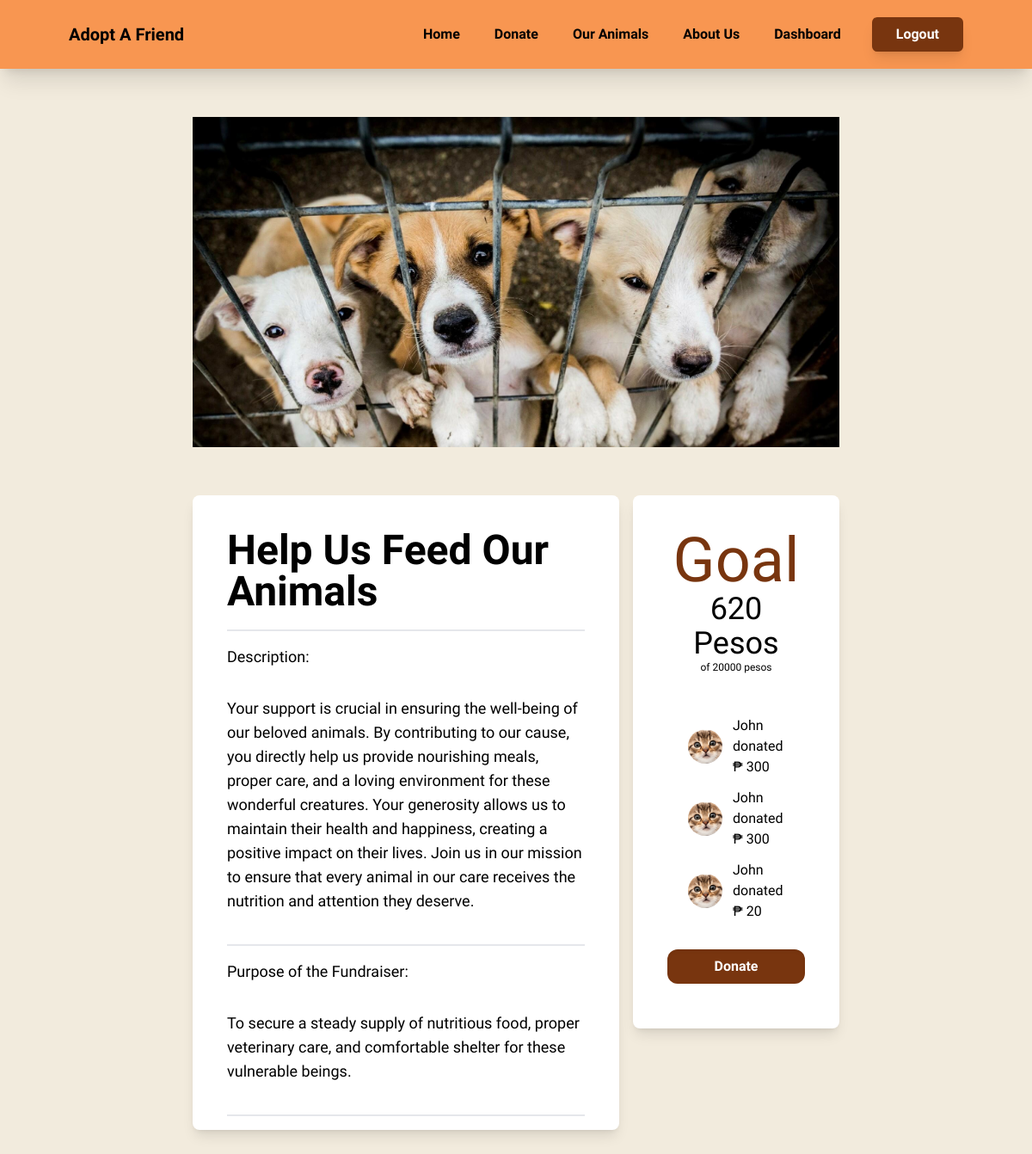
The app's page /campaign/CAMPAIGN0001/ (signed in) with its own data.
### donation/models.py (models this page shows)
class FundraisingCampaign(models.Model):
    campaignId = models.CharField(max_length=20, default=generate_campaign_key, primary_key=True, unique=True)
    campaignName = models.CharField(max_length=50, null=False, blank=False, unique=True)
    campaignDescription = models.TextField(max_length=800, blank=True, null=True)
    campaignGoal = models.DecimalField(max_digits=8, null=False, decimal_places=2)
    campaignPurpose = models.TextField(max_length=200, null=False, blank=False, default="")
    campaignImage = models.ImageField(upload_to='static/image/campaign_img')

class Donation(models.Model):
    donationId = models.CharField(max_length=15, default=generate_donation_key, primary_key=True, unique=True)
    campaign = models.ForeignKey(FundraisingCampaign, null=False, blank=False, on_delete=models.CASCADE)
    user = models.ForeignKey(Users, null=False, blank=False, on_delete=models.CASCADE)
    donationAmount = models.DecimalField(max_digits=8, null=False, decimal_places=2)

### users/models.py (models this page shows, shortened)
class Users(AbstractBaseUser, PermissionsMixin):
    email = models.EmailField(unique=True, blank=False, null=False)
    first_name = models.CharField(max_length=50, blank=False, null=False)
    last_name = models.CharField(max_length=50, blank=False, null=False)
    age = models.IntegerField(blank=False, null=False)
    gender = models.CharField(max_length=20, blank=False, null=False, choices=GENDER_CHOICES, default="")
    date_of_birth = models.DateField(blank=False, null=False)
    home_address = models.CharField(max_length=200, blank=False, null=False)
    contact_num = models.CharField(max_length=15, blank=False, null=False)
    user_bio = models.TextField(max_length=500, blank=True, null=True)
    date_joined = models.DateTimeField(default=timezone.now)
    is_staff = models.BooleanField(default=False)
    is_active = models.BooleanField(default=False)
    slug = models.SlugField(blank=True)
    image = models.ImageField(default='static/default.png', upload_to='static/profile_pics')
    objects = CustomAccountManager()
    USERNAME_FIELD = 'email'
    REQUIRED_FIELDS = ['first_name', 'last_name', 'gender' ,'date_of_birth', 'home_address', 'contact_num']

### donation/views.py (the view)
# urls.py: path('campaign/<str:campaign_id>/', views.campaign_details, name='campaign_details'),
def campaign_details(request, campaign_id):
    campaign = get_object_or_404(FundraisingCampaign, campaignId=campaign_id)
    recent_donors = Donation.objects.filter(campaign=campaign).order_by('-donationId')[:5]
    total_donated = Donation.objects.filter(campaign=campaign).aggregate(Sum('donationAmount'))['donationAmount__sum']
    return render(request, 'donation/donation_profile.html', {
        'campaign': campaign,
        'recent_donors': recent_donors,
        'total_donated': total_donated,
    })

### donation/templates/donation/donation_profile.html (shortened to what this page needs)
{% extends 'main/base.html' %}
{% load social_share %}
{% block content %}
<div class="mx-56 my-14">
    <div class="h-96 w-full" style="background-image: url('{{ campaign.campaignImage.url }}'); background-size: cover;">
    </div>
</div>
<div class="mx-56 mt-12 mb-14" style="font-family: 'Imprima';">
    <div class="grid grid-cols-6 gap-x-4 gap-y-6">
        <div class="bg-white rounded-lg col-span-4 shadow-lg px-10 pt-10 pb-4 self-start">
            <div class="flex justify-between items-center">
                <h1 class="text-5xl font-bold">{{ campaign.campaignName }}</h1>
            </div>
            <p class="mt-5 border-b-2 border-gray-200"></p></p>
            <h1 class="text-lg py-4">Description:</h1>
            <h1 class="text-lg py-4">{{ campaign.campaignDescription }}</h1>
            <p class="mt-5 border-b-2 border-gray-200"></p></p>
            <h1 class="text-lg py-4">Purpose of the Fundraiser:</h1>
            <h1 class="text-lg py-4">{{ campaign.campaignPurpose }}</h1>
            <p class="mt-5 border-b-2 border-gray-200"></p></p>
        </div>
        <div class="bg-white rounded-lg col-span-2 shadow-lg px-10 py-10 self-start">
            <div class="flex-col justify-center">
                <h1 class="text-center text-7xl text-amber-900" style="font-family: 'Nerko One';"> Goal</h1>
                <h1 class="text-center text-4xl ">{% if total_donated > 0 %}{{ total_donated }}{% else %}0{% endif %} Pesos</h1>
                <p class="text-center text-xs">of {{ campaign.campaignGoal|default:0|floatformat:0 }} pesos</p>
                {% if recent_donors %}
                <div class="text-lg mt-2 text-white">Recent Donors:</div>
                {% for donor in recent_donors %}
                <div class="flex items-center mt-3 mx-6">
                    <img class="w-10 h-10 rounded-full" src="{{ donor.user.image.url }}" alt="{{ donor.user.first_name }}'s Avatar">
                    <p class="ml-3">{{ donor.user.first_name }} donated ₱ {{ donor.donationAmount|floatformat:0 }}</p>
                </div>
                {% endfor %}
                {% endif %}
                <div class="mt-8 mb-3">
                    <a href="{% url 'donate' campaign_id=campaign.campaignId %}">
                        <button type="button" class="w-full shadow-inner transition ease-in-out delay-150 font-semibold text-white px-5 py-2 rounded-xl hover:-translate-y-1 hover:scale-100 duration-300 bg-amber-900">
                            Donate
                        </button>
                    </a>
                </div>
            </div>
        </div>
    </div>
</div>
{% endblock %}

### records on screen
FundraisingCampaign: campaignImage (picture), campaignName "Help Us Feed Our Animals", campaignDescription "Your support is crucial in ensuring the well-being of our beloved animals. By contributing to our cause, you directly help us provide nourishing meals, proper care, and a loving environment for these wonderful creatures. Your generosity allows us to maintain their health and happiness, creating a positive impact on their lives. Join us in our mission to ensure that every animal in our care receives the nutrition and attention they deserve.", campaignPurpose "To secure a steady supply of nutritious food, proper veterinary care, and comfortable shelter for these vulnerable beings.", campaignGoal "20000"
Donation: user.image (placeholder picture), user.first_name "John", donationAmount "300"
Donation: user.image (placeholder picture), user.first_name "John", donationAmount "300"
Donation: user.image (placeholder picture), user.first_name "John", donationAmount "20"

### other values on screen
{{ total_donated }} "620"
